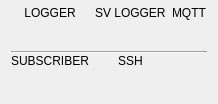
           <widget class="QWidget" name="status_bar" native="true">
            <property name="styleSheet">
             <string notr="true"/>
            </property>
            <property name="bg" stdset="0">
             <string>dark</string>
            </property>
            <layout class="QGridLayout" name="gridLayout_12" columnstretch="0,1,0">
             <property name="topMargin">
              <number>6</number>
             </property>
             <property name="bottomMargin">
              <number>6</number>
             </property>
             <property name="verticalSpacing">
              <number>0</number>
             </property>
             <item row="1" column="0" alignment="Qt::AlignHCenter">
              <widget class="QPushButton" name="status_bar_logger">
               <property name="minimumSize">
                <size>
                 <width>30</width>
                 <height>30</height>
                </size>
               </property>
               <property name="maximumSize">
                <size>
                 <width>30</width>
                 <height>30</height>
                </size>
               </property>
               <property name="font">
                <font>
                 <pointsize>-1</pointsize>
                </font>
               </property>
               <property name="styleSheet">
                <string notr="true">text-align: center;
border-radius: 15px;</string>
               </property>
               <property name="text">
                <string/>
               </property>
               <property name="icon">
                <iconset resource="../resources.qrc">
                 <normaloff>:/icons/icons/pen-tool.svg</normaloff>:/icons/icons/pen-tool.svg</iconset>
               </property>
               <property name="status" stdset="0">
                <string>off</string>
               </property>
              </widget>
             </item>
             <item row="0" column="1" alignment="Qt::AlignHCenter">
              <widget class="QLabel" name="label_61">
               <property name="text">
                <string>SV LOGGER</string>
               </property>
               <property name="bg" stdset="0">
                <string>none</string>
               </property>
              </widget>
             </item>
             <item row="2" column="0" colspan="3">
              <widget class="Line" name="line_13">
               <property name="minimumSize">
                <size>
                 <width>0</width>
                 <height>4</height>
                </size>
               </property>
               <property name="styleSheet">
                <string notr="true">background-color: none;</string>
               </property>
               <property name="orientation">
                <enum>Qt::Horizontal</enum>
               </property>
              </widget>
             </item>
             <item row="3" column="0" alignment="Qt::AlignHCenter">
              <widget class="QLabel" name="label_63">
               <property name="text">
                <string>SUBSCRIBER</string>
               </property>
               <property name="alignment">
                <set>Qt::AlignCenter</set>
               </property>
               <property name="bg" stdset="0">
                <string>none</string>
               </property>
              </widget>
             </item>
             <item row="1" column="1" alignment="Qt::AlignHCenter">
              <widget class="QPushButton" name="status_bar_svlogger">
               <property name="minimumSize">
                <size>
                 <width>30</width>
                 <height>30</height>
                </size>
               </property>
               <property name="maximumSize">
                <size>
                 <width>30</width>
                 <height>30</height>
                </size>
               </property>
               <property name="styleSheet">
                <string notr="true">text-align: center;
border-radius: 15px;</string>
               </property>
               <property name="text">
                <string/>
               </property>
               <property name="icon">
                <iconset resource="../resources.qrc">
                 <normaloff>:/icons/icons/chevrons-down.svg</normaloff>:/icons/icons/chevrons-down.svg</iconset>
               </property>
               <property name="status" stdset="0">
                <string>off</string>
               </property>
              </widget>
             </item>
             <item row="0" column="0" alignment="Qt::AlignHCenter">
              <widget class="QLabel" name="label_60">
               <property name="text">
                <string>LOGGER</string>
               </property>
               <property name="alignment">
                <set>Qt::AlignCenter</set>
               </property>
               <property name="bg" stdset="0">
                <string>none</string>
               </property>
              </widget>
             </item>
             <item row="4" column="0" alignment="Qt::AlignHCenter">
              <widget class="QPushButton" name="status_bar_subscriber">
               <property name="sizePolicy">
                <sizepolicy hsizetype="Minimum" vsizetype="Fixed">
                 <horstretch>0</horstretch>
                 <verstretch>0</verstretch>
                </sizepolicy>
               </property>
               <property name="minimumSize">
                <size>
                 <width>30</width>
                 <height>30</height>
                </size>
               </property>
               <property name="maximumSize">
                <size>
                 <width>30</width>
                 <height>30</height>
                </size>
               </property>
               <property name="font">
                <font>
                 <pointsize>-1</pointsize>
                </font>
               </property>
               <property name="styleSheet">
                <string notr="true">text-align: center;
border-radius: 15px;</string>
               </property>
               <property name="text">
                <string/>
               </property>
               <property name="icon">
                <iconset resource="../resources.qrc">
                 <normaloff>:/icons/icons/activity.svg</normaloff>:/icons/icons/activity.svg</iconset>
               </property>
               <property name="iconSize">
                <size>
                 <width>24</width>
                 <height>24</height>
                </size>
               </property>
               <property name="status" stdset="0">
                <string>off</string>
               </property>
              </widget>
             </item>
             <item row="1" column="2">
              <widget class="QPushButton" name="status_bar_mqtt">
               <property name="minimumSize">
                <size>
                 <width>30</width>
                 <height>30</height>
                </size>
               </property>
               <property name="maximumSize">
                <size>
                 <width>30</width>
                 <height>30</height>
                </size>
               </property>
               <property name="font">
                <font>
                 <pointsize>-1</pointsize>
                </font>
               </property>
               <property name="styleSheet">
                <string notr="true">text-align: center;
border-radius: 15px;</string>
               </property>
               <property name="text">
                <string/>
               </property>
               <property name="icon">
                <iconset resource="../resources.qrc">
                 <normaloff>:/icons/icons/eye.svg</normaloff>:/icons/icons/eye.svg</iconset>
               </property>
               <property name="status" stdset="0">
                <string>off</string>
               </property>
              </widget>
             </item>
             <item row="0" column="2">
              <widget class="QLabel" name="label_64">
               <property name="text">
                <string>MQTT</string>
               </property>
               <property name="bg" stdset="0">
                <string>none</string>
               </property>
              </widget>
             </item>
             <item row="4" column="1" alignment="Qt::AlignHCenter">
              <widget class="QPushButton" name="status_bar_ssh">
               <property name="minimumSize">
                <size>
                 <width>30</width>
                 <height>30</height>
                </size>
               </property>
               <property name="maximumSize">
                <size>
                 <width>30</width>
                 <height>30</height>
                </size>
               </property>
               <property name="font">
                <font>
                 <pointsize>-1</pointsize>
                </font>
               </property>
               <property name="styleSheet">
                <string notr="true">text-align: center;
border-radius: 15px;</string>
               </property>
               <property name="text">
                <string/>
               </property>
               <property name="icon">
                <iconset resource="../resources.qrc">
                 <normaloff>:/icons/icons/terminal.svg</normaloff>:/icons/icons/terminal.svg</iconset>
               </property>
               <property name="status" stdset="0">
                <string>off</string>
               </property>
              </widget>
             </item>
             <item row="3" column="1">
              <widget class="QLabel" name="label_62">
               <property name="text">
                <string>SSH</string>
               </property>
               <property name="alignment">
                <set>Qt::AlignCenter</set>
               </property>
               <property name="bg" stdset="0">
                <string>none</string>
               </property>
              </widget>
             </item>
            </layout>
           </widget>
